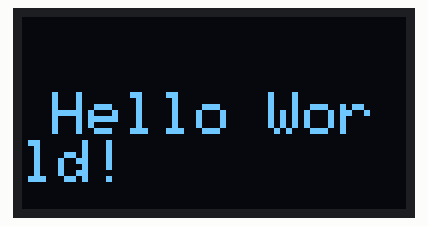
Recording of a program running on a simulated ESP32. On the bench: 128×64 one-colour display.

Above: at 0.1 s.

The program:

main.cpp
```cpp
#include <Arduino.h>

// put function declarations here:
#include <Wire.h>
#include <Adafruit_GFX.h>
#include <Adafruit_SSD1306.h>

#define SCREEN_WIDTH 128
#define SCREEN_HEIGHT 64
#define OLED_ADDR 0x3C  // I2C地址

Adafruit_SSD1306 display(SCREEN_WIDTH, SCREEN_HEIGHT, &Wire);

void setup() {
  Wire.begin(21, 22); // 初始化I2C（SDA=21, SCL=22）

  if(!display.begin(SSD1306_SWITCHCAPVCC, OLED_ADDR)) {
    Serial.println("OLED初始化失败");
    while(1);
  }

  display.clearDisplay();
  display.setTextSize(2);           // 字体放大2倍
  display.setTextColor(SSD1306_WHITE);
  display.setCursor(10, 25);        // 文本起始坐标
  display.print("Hello World!");
  display.display();                // 输出到屏幕
}

void loop() {}
```
